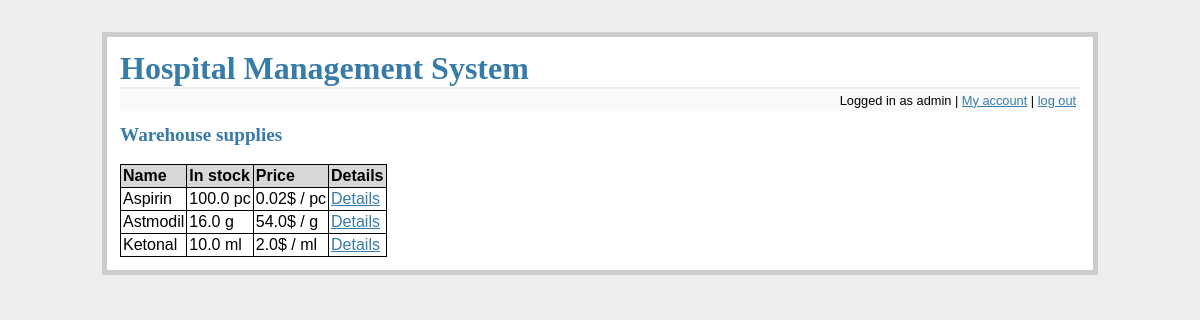
Page /view_supplies (signed in) on the earlier database version.
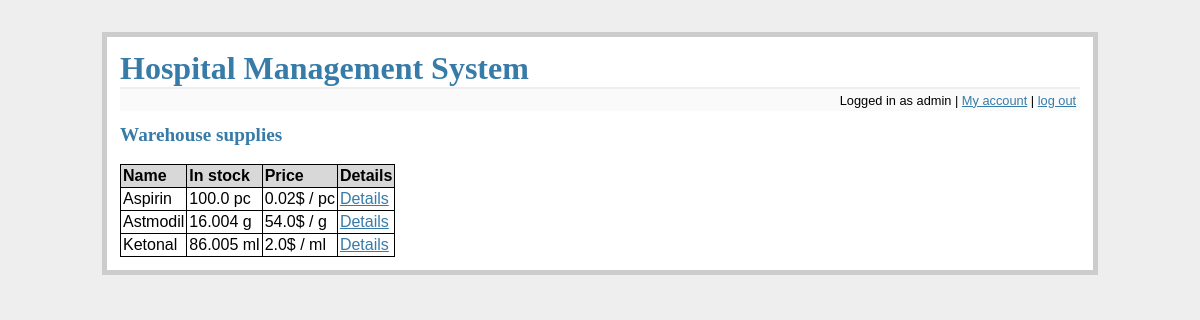
Same page on the later database version.
### tables this page shows
CREATE TABLE positions (
    id integer primary key autoincrement,
    name text not null
);

CREATE TABLE drugs (
    id integer primary key autoincrement,
    name text not null,
    quantity float not null,
    unit_id integer not null,
    price float not null,
    min_rights integer not null,
    foreign key(unit_id) references units(id)
);

### flaskr.py (the view)
@app.route('/view_supplies', methods=['GET'])
def view_supplies():
    db = get_db()
    position = get_position(db, session['username'])
    if 'logged_in' not in session or not session['logged_in'] or position not in ['Admin', 'Warehouseman', 'Head physician']:
        flash('You do not have rights to access this part of website')
        return redirect(url_for('main_screen'))
    supplies = get_all_drugs(db)
    return render_template('view_supplies.html', supplies=supplies)

### flaskr.py (called while the page is built)
def connect_db():
    rv = sqlite3.connect(app.config['DATABASE'])
    rv.row_factory = sqlite3.Row
    return rv

def get_db():
    if not hasattr(g, 'sqlite_db'):
        g.sqlite_db = connect_db()
    return g.sqlite_db

### tools.py (called while the page is built)
def get_position(db, user):
    cur = db.execute('select p.name from employees as e join positions as p on e.position_id = p.id where e.login = ?', [user])
    res = cur.fetchone()
    return res[0] if res else None

def get_all_drugs(db):
    return db.execute('select d.name, d.quantity||\' \'||u.name, d.price||\'$ / \'||u.name, d.id from drugs d join units u on d.unit_id = u.id order by d.name').fetchall()

### templates/view_supplies.html
{% extends "layout.html" %}
{% block body %}
  <h2>Warehouse supplies</h2>
  <br/>
  <table class=dbtable>
  <tr><td>Name<td>In stock<td>Price<td>Details
  {% for row in supplies %}
  <tr>
      <td>{{ row[0] }}<td>{{ row[1] }}<td>{{ row[2] }}
      <td><a href="{{ url_for('drug_details', drug=row[3]) }}">Details
  </tr>
  {% endfor %}
  </table>
{% endblock %}

### templates/layout.html (shortened to what this page needs)
<!doctype html>
<link rel=stylesheet type=text/css href="{{ url_for('static', filename='style.css') }}">
<div class=page>
  <h1><a href="{{ url_for('main_screen') }}" class=simplelnk>Hospital Management System</a></h1>
  <div class=metanav>
  {% if not session.logged_in %}
    <span><a href="{{ url_for('login') }}">log in</a></span>
  {% else %}
    <span>Logged in as {{ session.username }} | <a href="{{ url_for('my_account') }}">My account</a> | <a href="{{ url_for('logout') }}">log out</a></span>
  {% endif %}
  </div>
  {% block body %}{% endblock %}
</div>

### static/style.css (style rules this page uses)
a, h1, h2, h3 { color: #377ba8; }
h1, h2, h3 { font-family: 'Georgia', serif; margin: 0; }
h1 { border-bottom: 2px solid #eee; }
h2 { font-size: 1.2em; }
.page { margin: 2em auto; width: 60em; border: 5px solid #ccc; padding: 0.8em; background: white; }
.metanav { text-align: right; font-size: 0.8em; padding: 0.3em; margin-bottom: 1em; background: #fafafa; }
.simplelnk { text-decoration: none; font-weight: bold }
table, table tr, table td { border-spacing: 0px; border: 1px solid black; border-collapse: collapse; }
table td { padding: 2px; }
table.dbtable tr:first-child { background-color: #D8D8D8; font-weight: bold; }

Differences in the rows shown:
changed drugs "Astmodil": row "16.0 g" → "16.004 g"
changed drugs "Ketonal": row "10.0 ml" → "86.005 ml"
